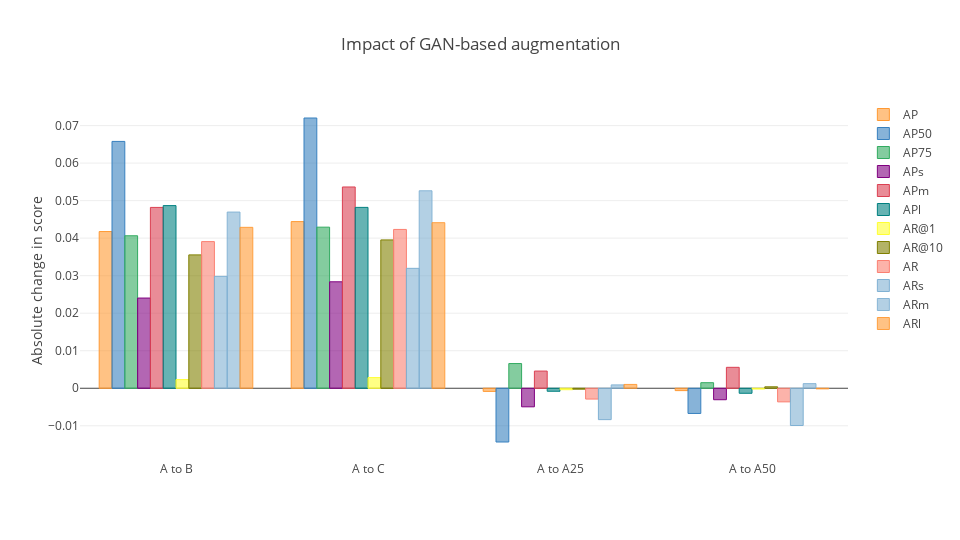

The notebook cell this image was saved under:
### Code cell
cf.go_offline(connected = True)
config = {
    "modeBarButtonsToRemove": ["sendDataToCloud"],
    "displaylogo": False
}
layout = {
    "title": "Impact of GAN-based augmentation",
    "yaxis": {
        "title": "Absolute change in score"
    },
    "width": 960,
    "height": 540
}
fig = df_combined.iplot(kind = "bar", y = ["AP", "AP50", "AP75", "APs", "APm", "APl", "AR@1", "AR@10", "AR", "ARs", "ARm", "ARl"], layout = layout, asFigure = True)
py.offline.iplot(fig, show_link = False, config = config)

### Figure 1 — Plotly figure (JSON) as saved in the notebook; plotly's stock layout.template omitted (floating-point values rounded to 4 significant figures)
{"data": [{"marker": {"color": "rgba(255, 153, 51, 0.6)", "line": {"color": "rgba(255, 153, 51, 1.0)", "width": 1}}, "name": "AP", "orientation": "v", "text": "", "type": "bar", "uid": "8120cf95-2ce6-4666-9135-bb25dc0c94a5", "x": ["A to B", "A to C", "A to A25", "A to A50"], "y": [0.04176, 0.0444, -0.0008373, -0.0006286]}, {"marker": {"color": "rgba(55, 128, 191, 0.6)", "line": {"color": "rgba(55, 128, 191, 1.0)", "width": 1}}, "name": "AP50", "orientation": "v", "text": "", "type": "bar", "uid": "e21769f6-1d97-494b-b4c2-0ef30fdfe256", "x": ["A to B", "A to C", "A to A25", "A to A50"], "y": [0.06578, 0.07202, -0.01432, -0.006716]}, {"marker": {"color": "rgba(50, 171, 96, 0.6)", "line": {"color": "rgba(50, 171, 96, 1.0)", "width": 1}}, "name": "AP75", "orientation": "v", "text": "", "type": "bar", "uid": "6a2e4950-2491-4f0f-83fc-04b3551bf8a6", "x": ["A to B", "A to C", "A to A25", "A to A50"], "y": [0.04063, 0.04293, 0.006578, 0.001482]}, {"marker": {"color": "rgba(128, 0, 128, 0.6)", "line": {"color": "rgba(128, 0, 128, 1.0)", "width": 1}}, "name": "APs", "orientation": "v", "text": "", "type": "bar", "uid": "06326dd8-a4be-44c8-8d5a-971125630bb0", "x": ["A to B", "A to C", "A to A25", "A to A50"], "y": [0.02404, 0.02837, -0.00495, -0.003059]}, {"marker": {"color": "rgba(219, 64, 82, 0.6)", "line": {"color": "rgba(219, 64, 82, 1.0)", "width": 1}}, "name": "APm", "orientation": "v", "text": "", "type": "bar", "uid": "5418cba9-354c-4ea6-a0fd-b0a9613aa526", "x": ["A to B", "A to C", "A to A25", "A to A50"], "y": [0.04819, 0.05364, 0.004578, 0.005576]}, {"marker": {"color": "rgba(0, 128, 128, 0.6)", "line": {"color": "rgba(0, 128, 128, 1.0)", "width": 1}}, "name": "APl", "orientation": "v", "text": "", "type": "bar", "uid": "e1b34e41-c7f3-4410-b421-e0237ae4c4b3", "x": ["A to B", "A to C", "A to A25", "A to A50"], "y": [0.04867, 0.0482, -0.0008007, -0.00134]}, {"marker": {"color": "rgba(255, 255, 51, 0.6)", "line": {"color": "rgba(255, 255, 51, 1.0)", "width": 1}}, "name": "AR@1", "orientation": "v", "text": "", "type": "bar", "uid": "36fb6978-8f23-4522-b9ac-ba7a1a67adeb", "x": ["A to B", "A to C", "A to A25", "A to A50"], "y": [0.002301, 0.002838, -0.0003835, -0.0002082]}, {"marker": {"color": "rgba(128, 128, 0, 0.6)", "line": {"color": "rgba(128, 128, 0, 1.0)", "width": 1}}, "name": "AR@10", "orientation": "v", "text": "", "type": "bar", "uid": "ab36fe59-0e51-4e46-838a-27c02fe436c9", "x": ["A to B", "A to C", "A to A25", "A to A50"], "y": [0.03554, 0.03953, -0.000252, 0.0003835]}, {"marker": {"color": "rgba(251, 128, 114, 0.6)", "line": {"color": "rgba(251, 128, 114, 1.0)", "width": 1}}, "name": "AR", "orientation": "v", "text": "", "type": "bar", "uid": "5299d969-7055-4be8-86b7-048ece92cb80", "x": ["A to B", "A to C", "A to A25", "A to A50"], "y": [0.03908, 0.04232, -0.002882, -0.003627]}, {"marker": {"color": "rgba(128, 177, 211, 0.6)", "line": {"color": "rgba(128, 177, 211, 1.0)", "width": 1}}, "name": "ARs", "orientation": "v", "text": "", "type": "bar", "uid": "e1dc5eaf-f529-478e-98d3-49544e497e27", "x": ["A to B", "A to C", "A to A25", "A to A50"], "y": [0.02981, 0.03196, -0.008366, -0.009929]}, {"marker": {"color": "rgba(128, 177, 211, 0.6)", "line": {"color": "rgba(128, 177, 211, 0.8999999999999999)", "width": 1}}, "name": "ARm", "orientation": "v", "text": "", "type": "bar", "uid": "f0cf1bf2-8ec3-4e8f-b65e-6adb9d8e43a1", "x": ["A to B", "A to C", "A to A25", "A to A50"], "y": [0.04696, 0.05263, 0.0008939, 0.001229]}, {"marker": {"color": "rgba(255, 153, 51, 0.6)", "line": {"color": "rgba(255, 153, 51, 0.8999999999999999)", "width": 1}}, "name": "ARl", "orientation": "v", "text": "", "type": "bar", "uid": "7860564b-72cf-4a6f-b60c-abaf9e94f419", "x": ["A to B", "A to C", "A to A25", "A to A50"], "y": [0.04288, 0.04412, 0.001017, -0.0001695]}], "layout": {"height": 540, "title": {"text": "Impact of GAN-based augmentation"}, "width": 960, "yaxis": {"title": {"text": "Absolute change in score"}}}}
